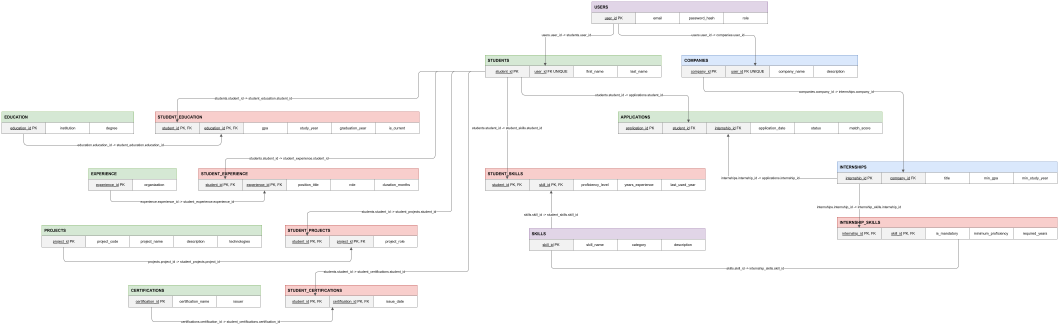
#> input picture tmp/SmartIntern_schema_exact_key_mapping.png, 3184 x 986 px, given as the content of the folder tmp/loopify-pages, which was not available (shown at 1/3 size)
$ python make_contact.py
#> lines starting #> are read from the running program, lines starting #| are printed output that depends on the picture; pictures that were not available may be replaced by others from this repository, and a replacement may not be noted
from pathlib import Path
from PIL import Image, ImageDraw

files = sorted(Path('tmp/loopify-pages').glob('*.png'))
thumb_w, thumb_h = 255, 330
cols = 4
rows = (len(files) + cols - 1) // cols
sheet = Image.new('RGB', (cols * thumb_w, rows * thumb_h), 'white')
#> sheet: PIL image 1020x330 RGB; every value is 255
draw = ImageDraw.Draw(sheet)
for i, path in enumerate(files):
    image = Image.open(path).convert('RGB')
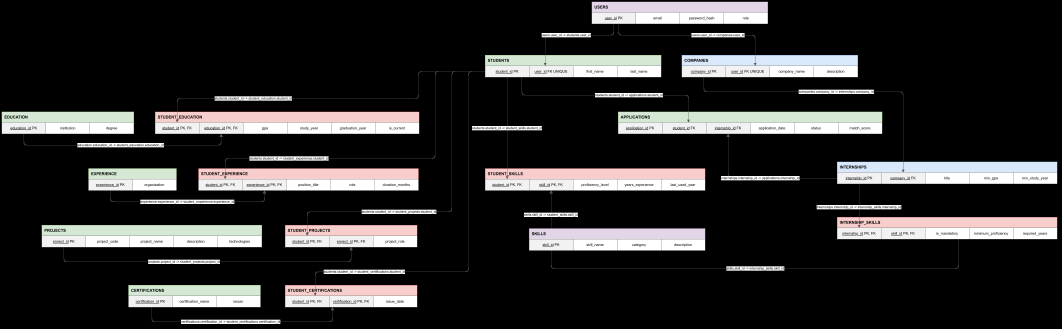
#> image: PIL image 3184x986 RGB (shown at 1/3 size); mean R, G, B 46.5, 45.6, 45.3
    image.thumbnail((thumb_w - 10, thumb_h - 30))
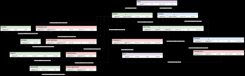
#> image: PIL image 245x76 RGB; mean R, G, B 47, 46.1, 45.8
    x = (i % cols) * thumb_w + (thumb_w - image.width) // 2
#> x = 5
    y = (i // cols) * thumb_h + 20
    sheet.paste(image, (x, y))
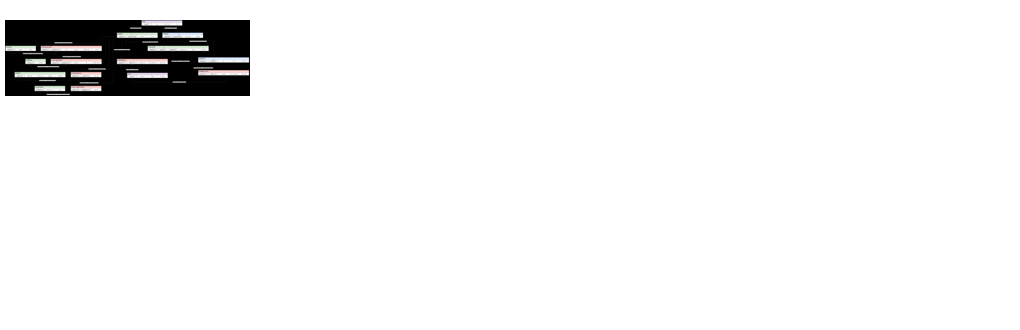
#> sheet: PIL image 1020x330 RGB; mean R, G, B 243.5, 243.4, 243.4
    draw.text(((i % cols) * thumb_w + 8, 4 + (i // cols) * thumb_h), path.stem, fill='black')
sheet.save('tmp/loopify-contact.png')
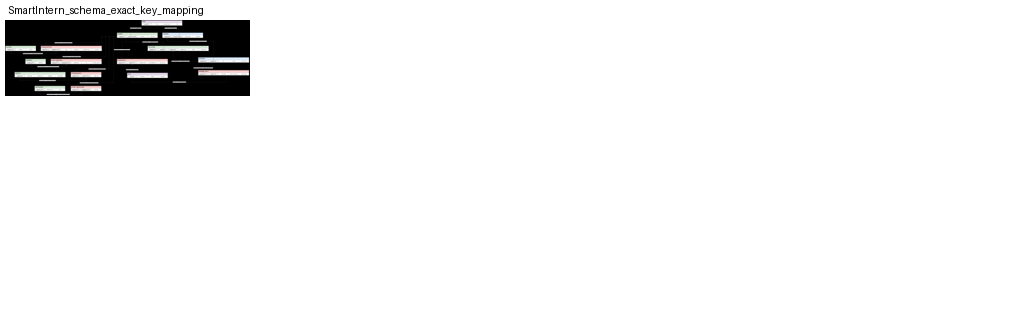
#> saved as loopify-contact.png: PIL image 1020x330 RGB; mean R, G, B 243.2, 243.1, 243.1
